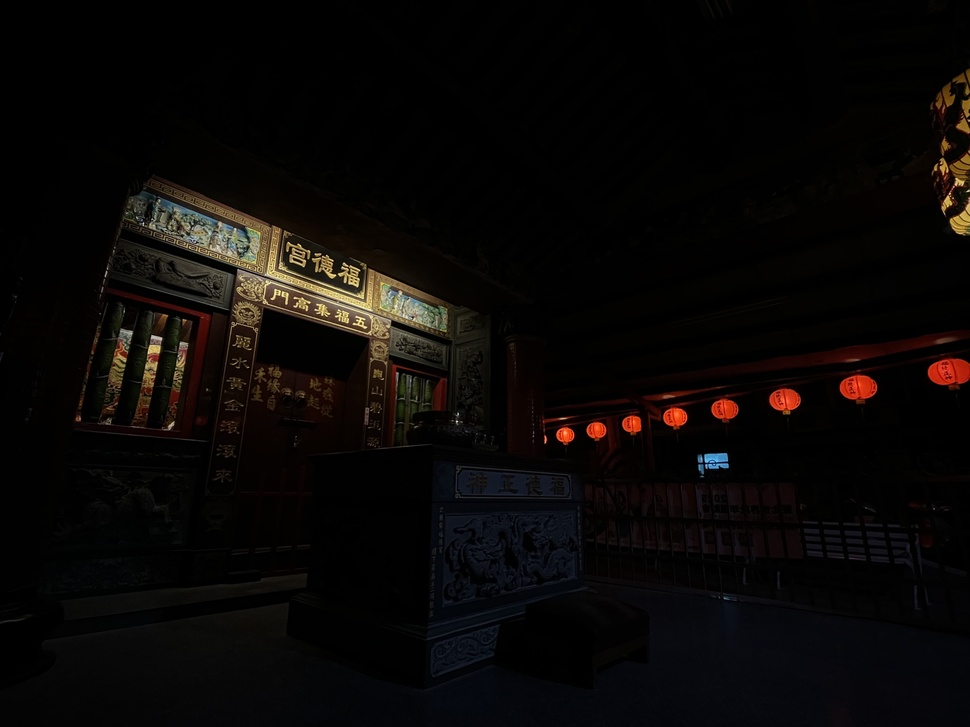
#> input picture Aligned_Image/aligned_0.jpg, 970 x 727 px, shrunk from 4032 x 3024 before the run
$ python ToneMapping.py ../Aligned_Image/aligned_0.jpg
#> lines starting #> are read from the running program, lines starting #| are printed output that depends on the picture
#!/usr/bin/env python
# coding: utf-8

# In[ ]:


import numpy as np
import cv2
import math

def simple_bilateral_approximation(data, sigmaS, sigmaR):
    h, w = data.shape
    data_min, data_max = np.min(data), np.max(data)

    # level grid
    grid_h = int(np.ceil(h / sigmaS))
    grid_w = int(np.ceil(w / sigmaS))
    grid_d = int(np.ceil((data_max - data_min) / sigmaR))

    grid_data = np.zeros((grid_h, grid_w, grid_d), dtype=np.float32)
    grid_weight = np.zeros((grid_h, grid_w, grid_d), dtype=np.float32)

    # 將影像累加到網格上
    for i in range(h):
        for j in range(w):
            # 計算網格索引
            y = int(i / sigmaS)
            x = int(j / sigmaS)
            z = int((data[i, j] - data_min) / sigmaR)
            # 防止索引超出範圍
            y = min(y, grid_h - 1)
            x = min(x, grid_w - 1)
            z = min(z, grid_d - 1)

            grid_data[y, x, z] += data[i, j]
            grid_weight[y, x, z] += 1.0

    # 分別對每個深度層進行 2D 高斯平滑
    for z in range(grid_d):
        grid_data[:, :, z] = cv2.GaussianBlur(grid_data[:, :, z], (7, 7), sigmaX=0)
        grid_weight[:, :, z] = cv2.GaussianBlur(grid_weight[:, :, z], (7, 7), sigmaX=0)

    # devideed by zero
    grid_weight[grid_weight == 0] = 1e-5
    grid_filtered = grid_data / grid_weight

    # 用最近鄰法進行上採樣回原影像尺寸
    output = np.zeros_like(data, dtype=np.float32)
    for i in range(h):
        for j in range(w):
            y = int(i / sigmaS)
            x = int(j / sigmaS)
            z = int((data[i, j] - data_min) / sigmaR)
            y = min(y, grid_h - 1)
            x = min(x, grid_w - 1)
            z = min(z, grid_d - 1)
            output[i, j] = grid_filtered[y, x, z]

    return output

def main_process(img):
    height, width = np.shape(img)[:2]
    img = img / img.max()
    epsilon = 1e-8
    # avoid 0
    val = 0.114 * img[:, :, 0] + 0.587 * img[:, :, 1] + 0.299 * img[:, :, 2] + epsilon
    log_val = np.log(val)

    space_sigma = min(width, height) / 500
    range_sigma = (np.amax(log_val) - np.amin(log_val)) / 1
    imgg = simple_bilateral_approximation(log_val, space_sigma, range_sigma)

    # base 的影響程度
    factor1 = 1
    # detail 的影響程度
    factor2 = 1
    # log -> exponential 復原
    reconstructed_luminance = np.exp(factor1 * imgg + factor2 * (log_val - imgg))
    reconstructed_luminance = reconstructed_luminance.astype('float32')

    # 復原到原始 rgb 通道
    out = np.zeros(img.shape)
    out[:, :, 0] = img[:, :, 0] * (reconstructed_luminance / val)
    out[:, :, 1] = img[:, :, 1] * (reconstructed_luminance / val)
    out[:, :, 2] = img[:, :, 2] * (reconstructed_luminance / val)

    outt = np.clip(np.power(out, 1.0 / 1.8) * 255, 0, 255)
    outt = outt.astype('uint8')
    cv2.imwrite('tonemap_hand_made_32_1.png', outt)

# run
import sys
temp = cv2.imread(sys.argv[1])
#> temp is the input picture: shape (727, 970, 3); mean B, G, R 6.6, 7.8, 10.3
main_process(temp)
#> in main_process, `log_val = np.log(val)`:
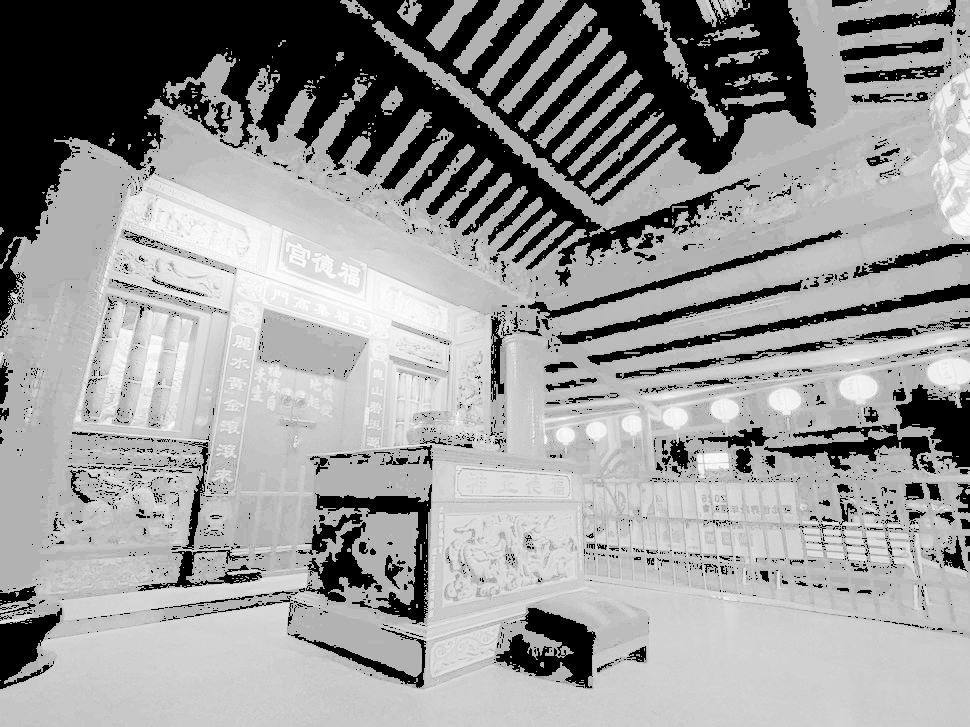
#> log_val: shape (727, 970) float64; min -18.42, max -0.0345, mean -7.46; drawn with min black and max white
#> in main_process, `range_sigma = (np.amax(log_val) - np.amin(log_val)) / 1`: range_sigma = 18.39
#> in simple_bilateral_approximation, `data_min, data_max = np.min(data), np.max(data)`: data_min = -18.42; data_max = -0.0345
#> in simple_bilateral_approximation, `grid_d = int(np.ceil((data_max - data_min) / sigmaR))`: grid_d = 1
#> after the loop in simple_bilateral_approximation, `for i in range(h):`:
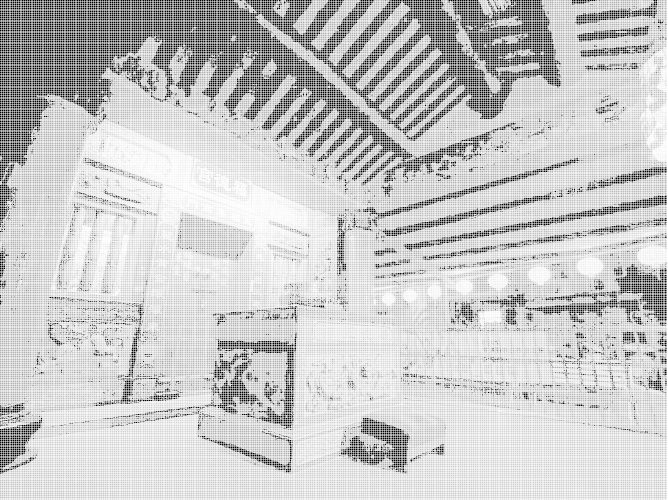
#> grid_data: shape (500, 668, 1) float32; min -73.68, max 0, mean -15.74; drawn with min black and max white
#> after the loop in simple_bilateral_approximation, `for i in range(h):`:
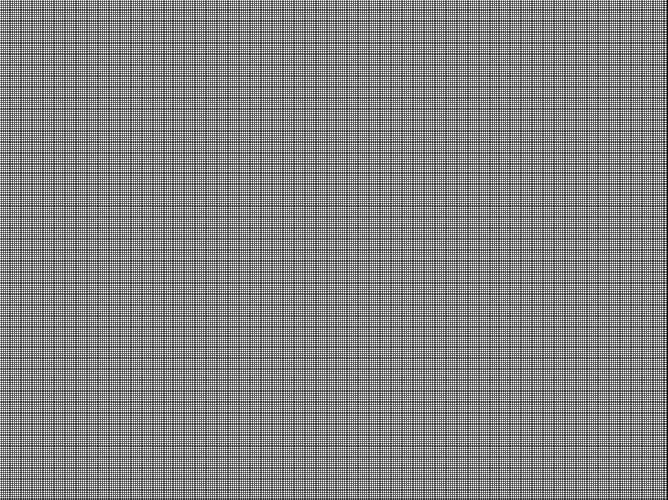
#> grid_weight: shape (500, 668, 1) float32; min 0, max 4, mean 2.11; drawn with min black and max white
#> after the loop in simple_bilateral_approximation, `for z in range(grid_d):`:
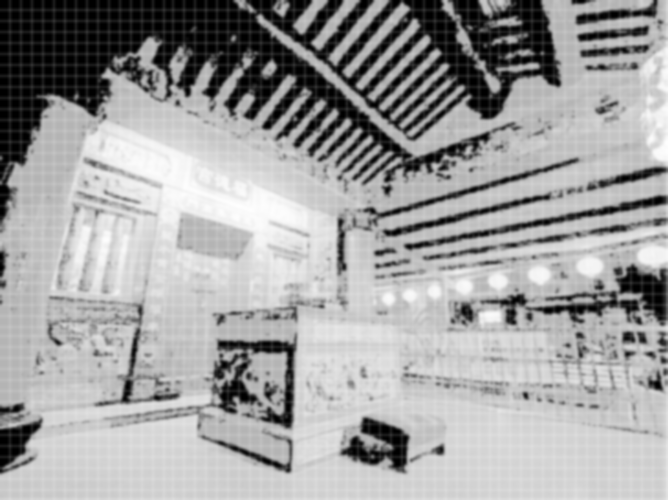
#> grid_data: shape (500, 668, 1) float32; min -41.45, max -0.538, mean -15.73; drawn with min black and max white
#> after the loop in simple_bilateral_approximation, `for z in range(grid_d):`:
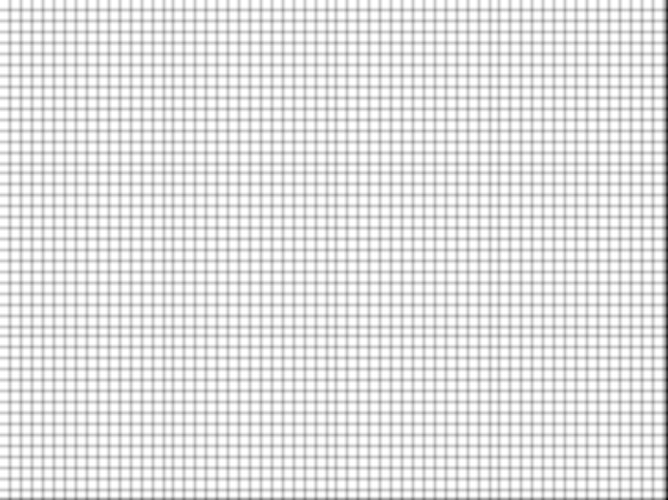
#> grid_weight: shape (500, 668, 1) float32; min 1.14, max 2.25, mean 2.11; drawn with min black and max white
#> after the loop in simple_bilateral_approximation, `for i in range(h):`:
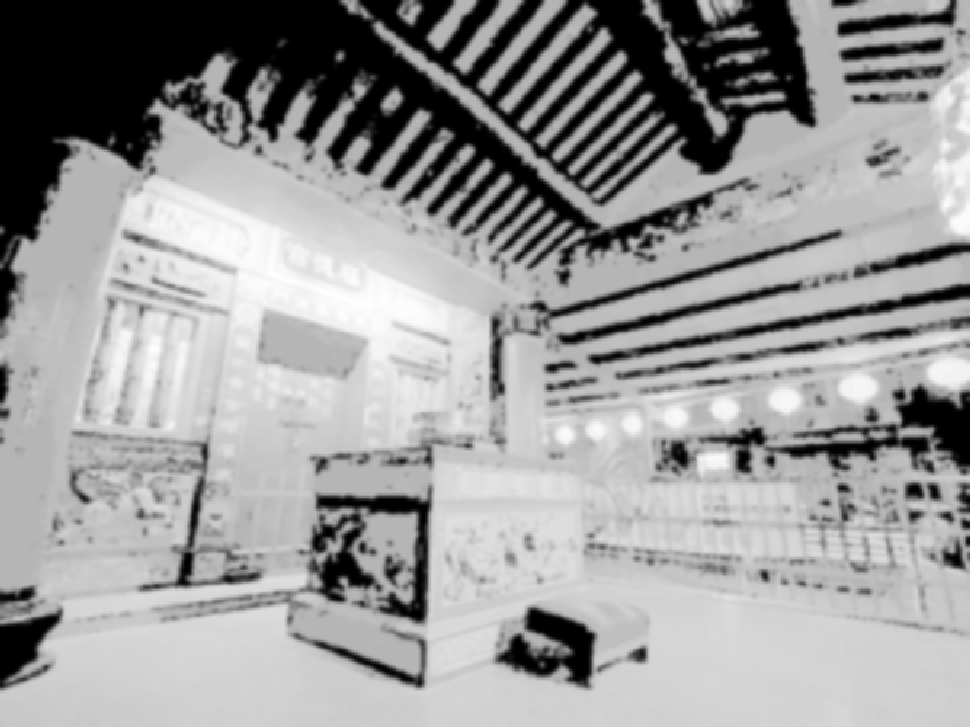
#> output: shape (727, 970) float32; min -18.42, max -0.318, mean -7.46; drawn with min black and max white
#> in main_process, `outt = np.clip(np.power(out, 1.0 / 1.8) * 255, 0, 255)`:
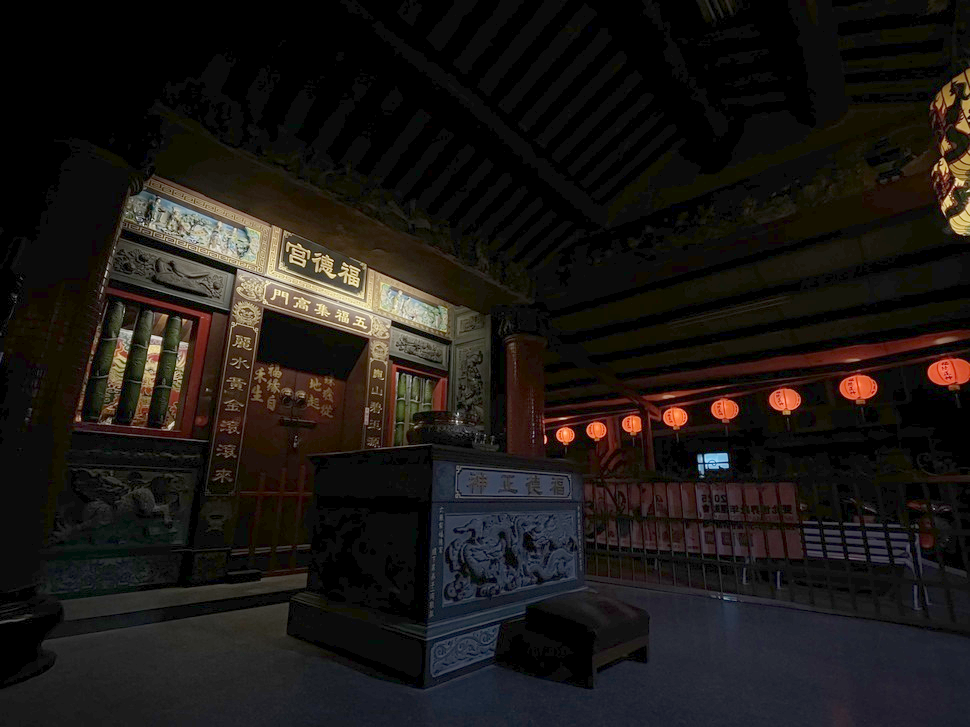
#> outt: shape (727, 970, 3) float64; mean of channels 0, 1, 2 21.4, 24.3, 28.2; drawn as B, G, R

$ run again, on Aligned_Image/aligned_2.jpg
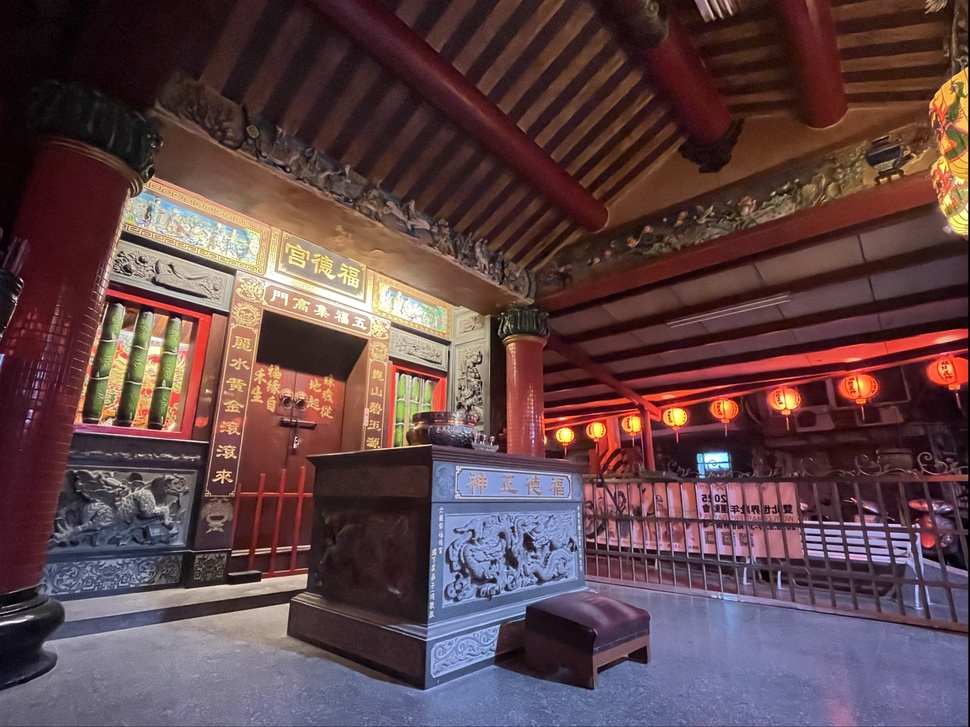
#> input picture Aligned_Image/aligned_2.jpg, 970 x 727 px, shrunk from 4032 x 3024 before the run
#> temp is the input picture: shape (727, 970, 3); mean B, G, R 72, 68.6, 95.4
#> in main_process, `log_val = np.log(val)`:
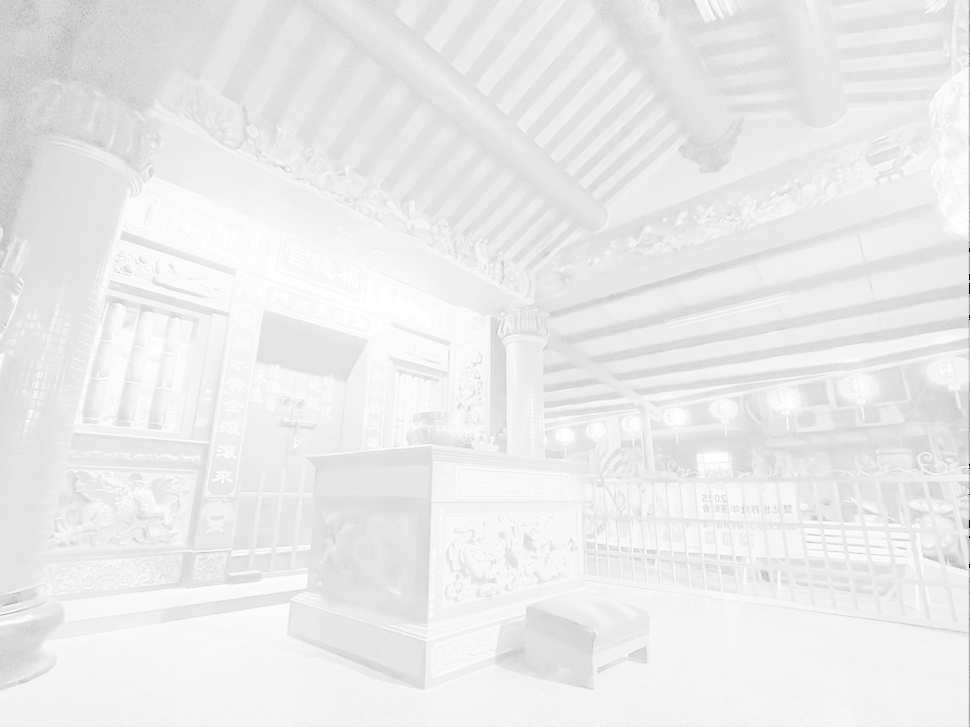
#> log_val: shape (727, 970) float64; min -18.42, max 1e-08, mean -1.45; drawn with min black and max white
#> range_sigma = 18.42
#> data_min = -18.42; data_max = 1e-08
#> grid_d = 1
#> in main_process, `outt = np.clip(np.power(out, 1.0 / 1.8) * 255, 0, 255)`:
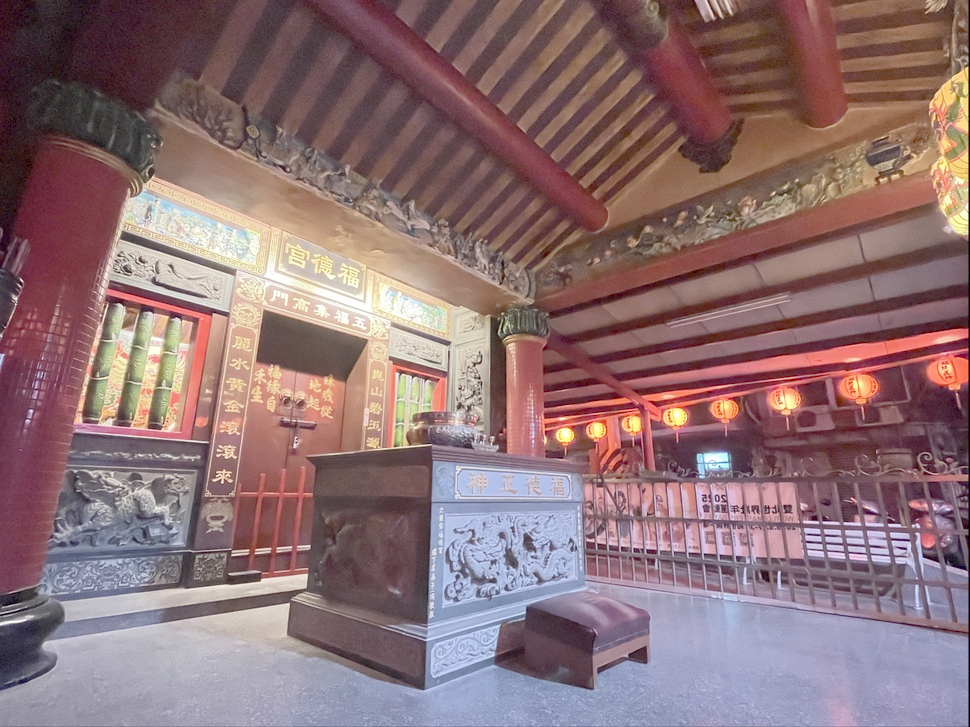
#> outt: shape (727, 970, 3) float64; mean of channels 0, 1, 2 116.9, 113.7, 141.8; drawn as B, G, R

$ run again, on Aligned_Image/aligned_3.jpg
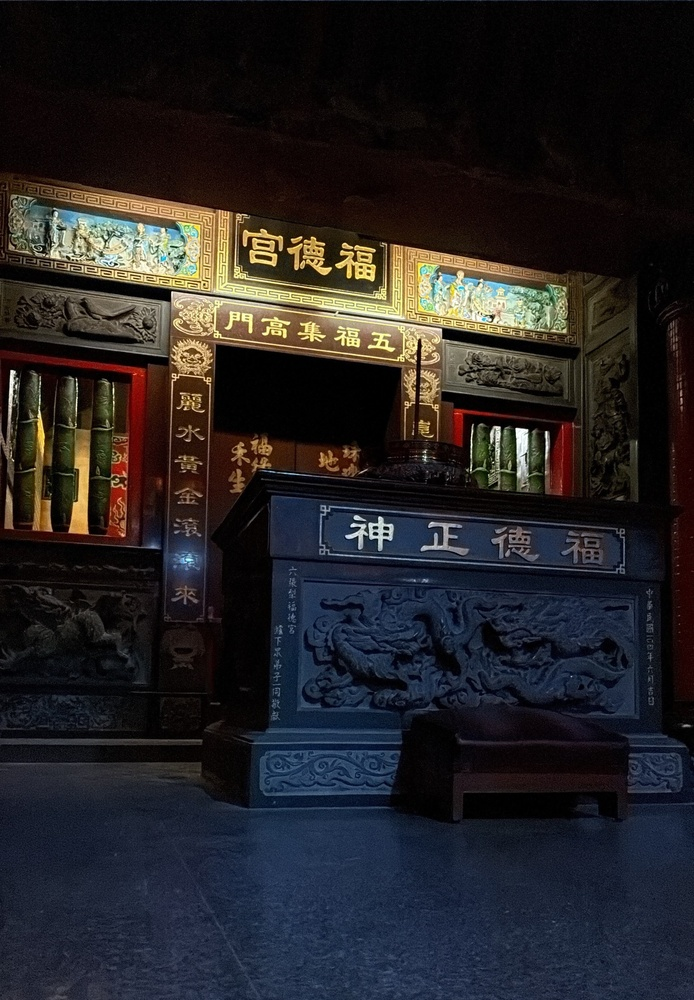
#> input picture Aligned_Image/aligned_3.jpg, 694 x 1000 px, shrunk from 2376 x 3424 before the run
#> temp is the input picture: shape (1000, 694, 3); mean B, G, R 36.9, 35.2, 37.3
#> in main_process, `log_val = np.log(val)`:
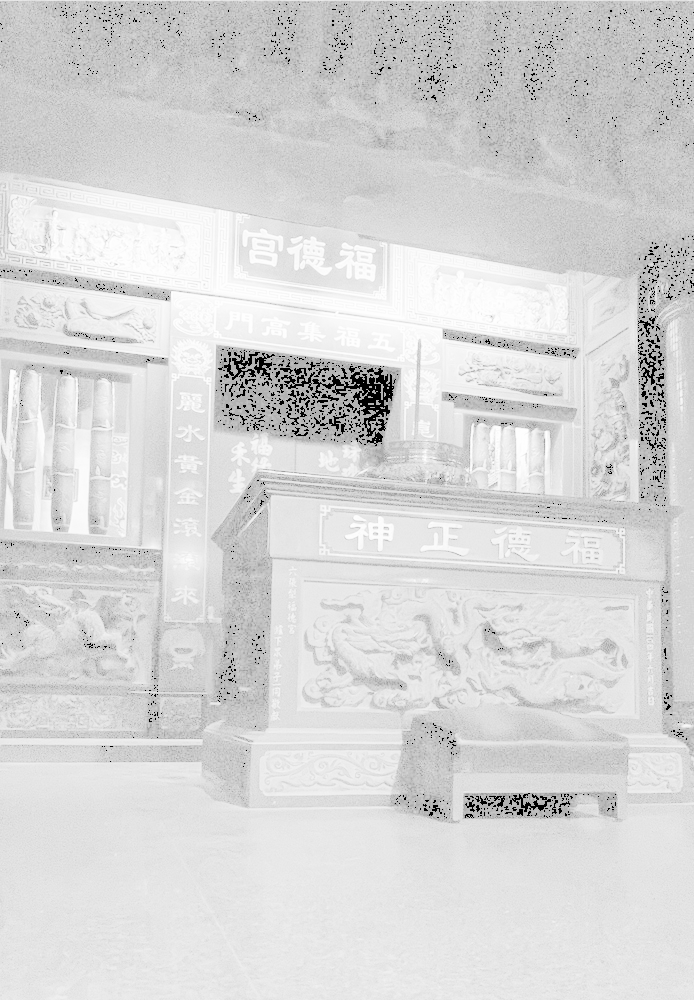
#> log_val: shape (1000, 694) float64; min -18.42, max -0.00117, mean -2.86; drawn with min black and max white
#> range_sigma = 18.42
#> data_min = -18.42; data_max = -0.00117
#> grid_d = 1
#> in main_process, `outt = np.clip(np.power(out, 1.0 / 1.8) * 255, 0, 255)`:
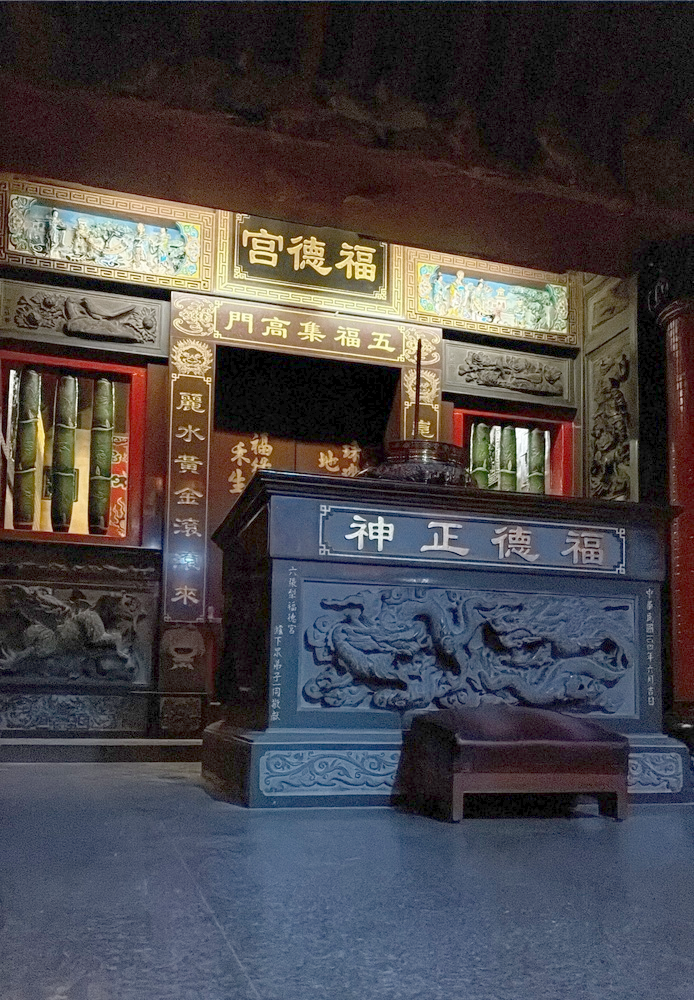
#> outt: shape (1000, 694, 3) float64; mean of channels 0, 1, 2 73.4, 70.7, 74.7; drawn as B, G, R
